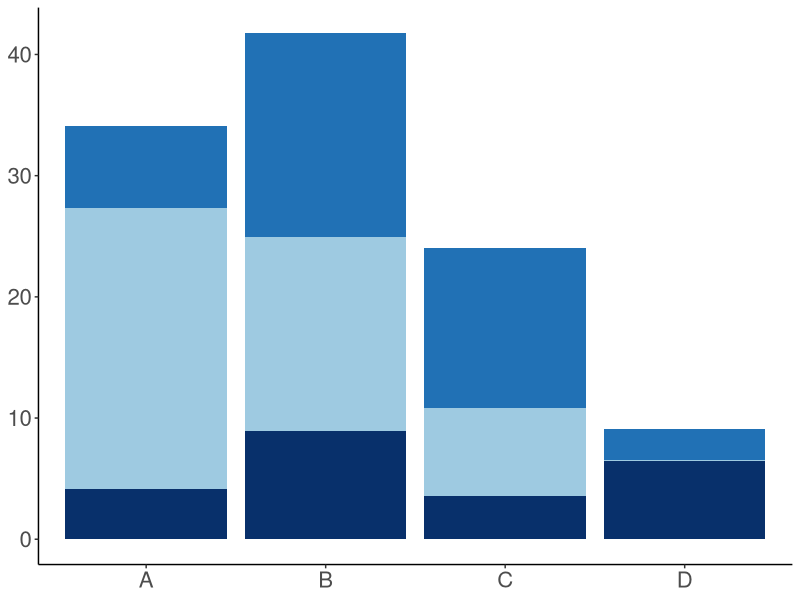

Here is the R script that generated this plot:
# Stacked Barplot

# Library
library(ggplot2)

#Set seed
set.seed(3454)

# create a dataset
animal <- c(rep("A" , 3) , rep("B" , 3) , rep("C" , 3) , rep("D" , 3) )
condition <- rep(c("cond1" , "cond2" , "cond3") , 4)
value <- abs(rnorm(12 , 0 , 15))
data <- data.frame(animal,condition,value)

# Stacked barplot
ggplot(data, aes(fill=condition, y=value, x=animal)) + 
  geom_bar(position="stack", stat="identity") + 
  scale_fill_manual(values=c("#2171b5", "#9ecae1", "#08306b")) +
  theme_classic() +
  theme(text = element_text(size=20),
        legend.position="none",
        axis.title = element_blank())